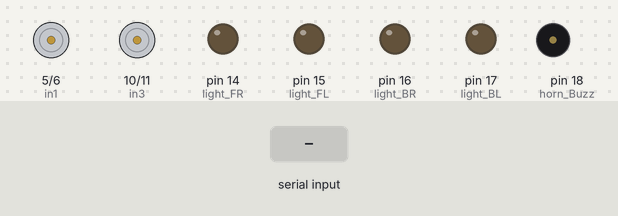
Recording of a sketch running on a simulated Arduino Uno, built with avr-gcc and run on an emulated ATmega328P. Shown: motor-driver pin pairs drawn as motors (green arrow = first pin HIGH = forward, orange = second pin HIGH = backward, longer = more drive), output pins drawn as LEDs (lit = HIGH), buzzer (waves = sounding, pin HIGH). Inputs (shaded band) come from the test bench.

Above: at 1.2 s.
1.3 s: "F" received over Serial
At 1.6 s:
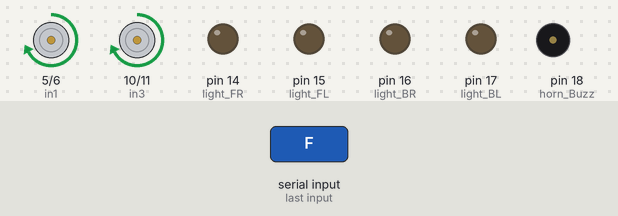
2.8 s: "B" received over Serial
At 3.9 s:
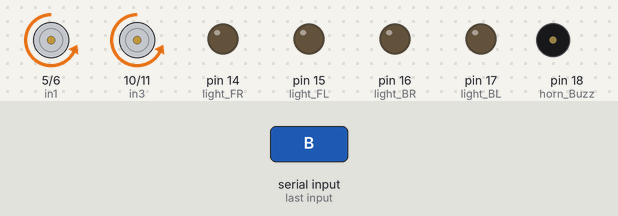
4.3 s: "L" received over Serial
At 5.1 s:
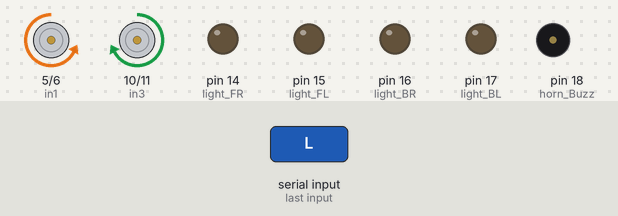
5.8 s: "R" received over Serial
At 6.2 s:
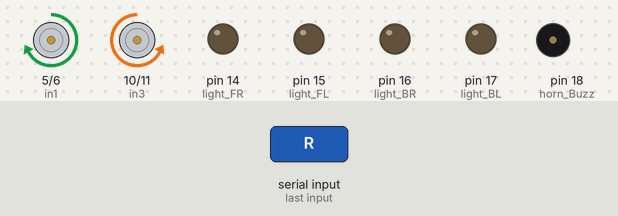
7.3 s: "G" received over Serial
At 8.5 s:
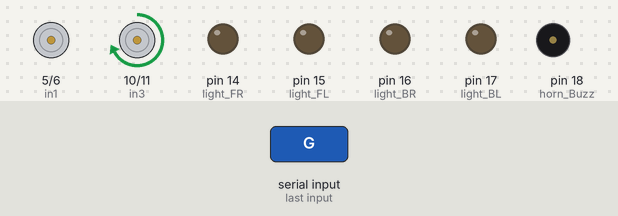
8.8 s: "I" received over Serial
At 9.7 s:
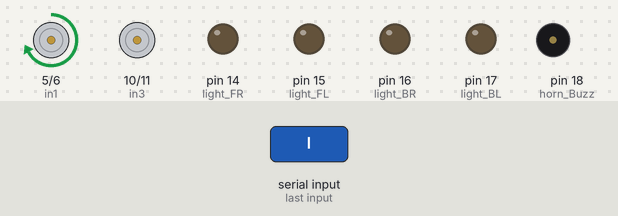
Timing chart, 0 to 11.3 s (numbered marks = the images above; inputs shaded):
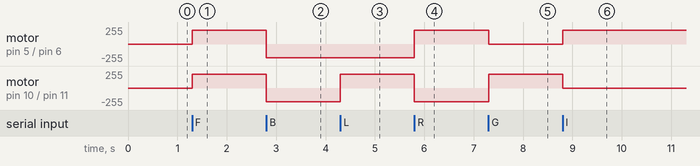

The sketch:

code.ino
```cpp
#define in1 5 //L298n Motor Driver pins.
#define in2 6
#define in3 10
#define in4 11
#define light_FR  14    //LED Front Right   pin A0 for Arduino Uno
#define light_FL  15    //LED Front Left    pin A1 for Arduino Uno
#define light_BR  16    //LED Back Right    pin A2 for Arduino Uno
#define light_BL  17    //LED Back Left     pin A3 for Arduino Uno
#define horn_Buzz 18    //Horn Buzzer       pin A4 for Arduino Uno
int command; //Int to store app command state.
int Speed = 204; // 0 - 255.
int Speedsec;
int buttonState = 0;
int lastButtonState = 0;
int Turnradius = 0; //Set the radius of a turn, 0 - 255 Note:the robot will malfunction if this is higher than int Speed.
int brakeTime = 45;
int brkonoff = 1; //1 for the electronic braking system, 0 for normal.
boolean lightFront = false;
boolean lightBack = false;
boolean horn = false;
void setup() {
  pinMode(in1, OUTPUT);
  pinMode(in2, OUTPUT);
  pinMode(in3, OUTPUT);
  pinMode(in4, OUTPUT);
   pinMode(light_FR, OUTPUT);
    pinMode(light_FL, OUTPUT);
    pinMode(light_BR, OUTPUT);
    pinMode(light_BL, OUTPUT);
    pinMode(horn_Buzz, OUTPUT);
  Serial.begin(9600);  //Set the baud rate to your Bluetooth module.
}
void loop() {
  if (Serial.available() > 0) {
    command = Serial.read();
    Stop(); //Initialize with motors stoped.
if (lightFront) {digitalWrite(light_FR, HIGH); digitalWrite(light_FL, HIGH);}
if (!lightFront) {digitalWrite(light_FR, LOW); digitalWrite(light_FL, LOW);}
if (lightBack) {digitalWrite(light_BR, HIGH); digitalWrite(light_BL, HIGH);}
if (!lightBack) {digitalWrite(light_BR, LOW); digitalWrite(light_BL, LOW);}
if (horn) {digitalWrite(horn_Buzz, HIGH);}
if (!horn) {digitalWrite(horn_Buzz, LOW);}
    switch (command) {
      case 'F':
        forward();
        break;
      case 'B':
        back();
        break;
      case 'L':
        left();
        break;
      case 'R':
        right();
        break;
      case 'G':
        forwardleft();
        break;
      case 'I':
        forwardright();
        break;
      case 'H':
        backleft();
        break;
      case 'J':
        backright();
        break;
      case '0':
        Speed = 100;
        break;
      case '1':
        Speed = 140;
        break;
      case '2':
        Speed = 153;
        break;
      case '3':
        Speed = 165;
        break;
      case '4':
        Speed = 178;
        break;
      case '5':
        Speed = 191;
        break;
      case '6':
        Speed = 204;
        break;
      case '7':
        Speed = 216;
        break;
      case '8':
        Speed = 229;
        break;
      case '9':
        Speed = 242;
        break;
      case 'q':
        Speed = 255;
        break;
        case 'W':lightFront = true;break;
case 'w':lightFront = false;break;
case 'U':lightBack = true;break;
case 'u':lightBack = false;break;
case 'V':horn = true;break;
case 'v':horn = false;break;
    }
    Speedsec = Turnradius;
    if (brkonoff == 1) {
      brakeOn();
    } else {
      brakeOff();
    }
  }
}
void forward() {
  analogWrite(in1, Speed);
  analogWrite(in3, Speed);
}
void back() {
  analogWrite(in2, Speed);
  analogWrite(in4, Speed);
}
void left() {
  analogWrite(in3, Speed);
  analogWrite(in2, Speed);
}
void right() {
  analogWrite(in4, Speed);
  analogWrite(in1, Speed);
}
void forwardleft() {
  analogWrite(in1, Speedsec);
  analogWrite(in3, Speed);
}
void forwardright() {
  analogWrite(in1, Speed);
  analogWrite(in3, Speedsec);
}
void backright() {
  analogWrite(in2, Speed);
  analogWrite(in4, Speedsec);
}
void backleft() {
  analogWrite(in2, Speedsec);
  analogWrite(in4, Speed);
}
void Stop() {
  analogWrite(in1, 0);
  analogWrite(in2, 0);
  analogWrite(in3, 0);
  analogWrite(in4, 0);
}
void brakeOn() {
  //Here's the future use: an electronic braking system!
  // read the pushbutton input pin:
  buttonState = command;
  // compare the buttonState to its previous state
  if (buttonState != lastButtonState) {
    // if the state has changed, increment the counter
    if (buttonState == 'S') {
      if (lastButtonState != buttonState) {
        digitalWrite(in1, HIGH);
        digitalWrite(in2, HIGH);
        digitalWrite(in3, HIGH);
        digitalWrite(in4, HIGH);
        delay(brakeTime);
        Stop();
      }
    }
    // save the current state as the last state,
    //for next time through the loop
    lastButtonState = buttonState;
  }
}
void brakeOff() {
}
```

Measured:
- after the input at 1.3 s, motor on pin 5 (in1) / pin 6 (in2), motor on pin 10 (in3) / pin 11 (in4): stopped → forward 204/255 at once
- after the input at 2.8 s, motor on pin 5 (in1) / pin 6 (in2), motor on pin 10 (in3) / pin 11 (in4): forward 204/255 → backward 204/255 at once
- after the input at 4.3 s, motor on pin 10 (in3) / pin 11 (in4): backward 204/255 → forward 204/255 at once
- after the input at 5.8 s, motor on pin 5 (in1) / pin 6 (in2): backward 204/255 → forward 204/255 at once; motor on pin 10 (in3) / pin 11 (in4): forward 204/255 → backward 204/255 at once
- after the input at 7.3 s, motor on pin 5 (in1) / pin 6 (in2): forward 204/255 → stopped at once; motor on pin 10 (in3) / pin 11 (in4): backward 204/255 → forward 204/255 at once
- after the input at 8.8 s, motor on pin 5 (in1) / pin 6 (in2): stopped → forward 204/255 at once; motor on pin 10 (in3) / pin 11 (in4): forward 204/255 → stopped at once
